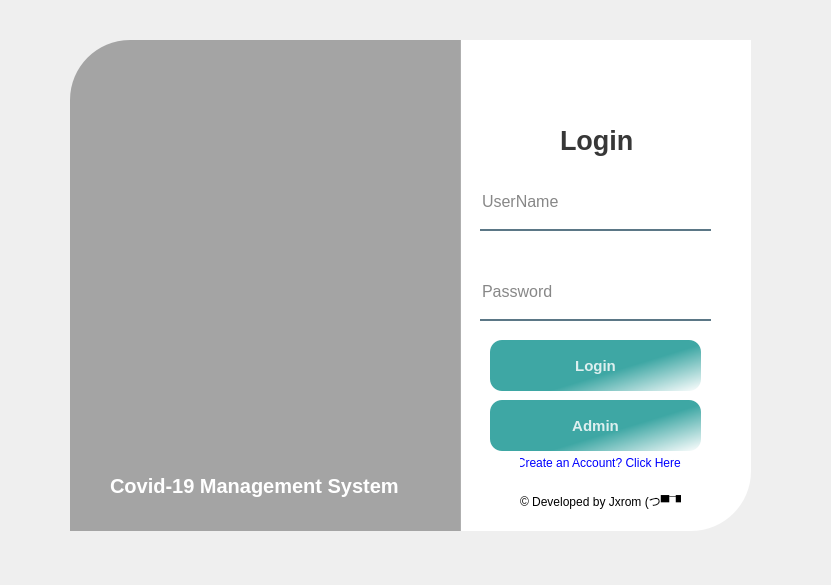
<?xml version="1.0" encoding="UTF-8"?>
<ui version="4.0">
 <class>login_design</class>
 <widget class="QWidget" name="login_design">
  <property name="geometry">
   <rect>
    <x>0</x>
    <y>0</y>
    <width>831</width>
    <height>585</height>
   </rect>
  </property>
  <property name="mouseTracking">
   <bool>false</bool>
  </property>
  <property name="focusPolicy">
   <enum>Qt::NoFocus</enum>
  </property>
  <property name="windowTitle">
   <string>Login Screen</string>
  </property>
  <property name="windowIcon">
   <iconset resource="resource.qrc">
    <normaloff>:/images/images/covid19.png</normaloff>:/images/images/covid19.png</iconset>
  </property>
  <widget class="QWidget" name="login_design_widget" native="true">
   <property name="geometry">
    <rect>
     <x>40</x>
     <y>20</y>
     <width>731</width>
     <height>551</height>
    </rect>
   </property>
   <widget class="QLabel" name="label">
    <property name="geometry">
     <rect>
      <x>30</x>
      <y>20</y>
      <width>391</width>
      <height>491</height>
     </rect>
    </property>
    <property name="styleSheet">
     <string notr="true">border-image:url(:/images/images/5403005.jpg);
border-top-left-radius: 60px;</string>
    </property>
    <property name="text">
     <string/>
    </property>
   </widget>
   <widget class="QLabel" name="label_2">
    <property name="geometry">
     <rect>
      <x>30</x>
      <y>20</y>
      <width>391</width>
      <height>491</height>
     </rect>
    </property>
    <property name="styleSheet">
     <string notr="true">background-color: rgba(0, 0, 0, 80);
border-top-left-radius: 60px;</string>
    </property>
    <property name="text">
     <string/>
    </property>
   </widget>
   <widget class="QLabel" name="login_label">
    <property name="geometry">
     <rect>
      <x>520</x>
      <y>100</y>
      <width>91</width>
      <height>41</height>
     </rect>
    </property>
    <property name="font">
     <font>
      <pointsize>20</pointsize>
      <weight>75</weight>
      <bold>true</bold>
     </font>
    </property>
    <property name="styleSheet">
     <string notr="true">color: rgba(0, 0, 0, 200)</string>
    </property>
    <property name="text">
     <string>Login</string>
    </property>
    <property name="textInteractionFlags">
     <set>Qt::LinksAccessibleByMouse</set>
    </property>
   </widget>
   <widget class="QLineEdit" name="UserName_LineEdit">
    <property name="geometry">
     <rect>
      <x>440</x>
      <y>160</y>
      <width>231</width>
      <height>51</height>
     </rect>
    </property>
    <property name="font">
     <font>
      <pointsize>12</pointsize>
     </font>
    </property>
    <property name="styleSheet">
     <string notr="true">background-color: rgba(0, 0, 0, 0);
border: none;
border-bottom: 2px solid rgba(46, 82, 101, 200);
color: rgba(0, 0, 0, 240);
padding-bottom: 7px;</string>
    </property>
    <property name="placeholderText">
     <string>UserName</string>
    </property>
   </widget>
   <widget class="QLineEdit" name="Password_LineEdit">
    <property name="geometry">
     <rect>
      <x>440</x>
      <y>250</y>
      <width>231</width>
      <height>51</height>
     </rect>
    </property>
    <property name="font">
     <font>
      <pointsize>12</pointsize>
     </font>
    </property>
    <property name="styleSheet">
     <string notr="true">background-color: rgba(0, 0, 0, 0);
border: none;
border-bottom: 2px solid rgba(46, 82, 101, 200);
color: rgba(0, 0, 0, 240);
padding-bottom: 7px;</string>
    </property>
    <property name="echoMode">
     <enum>QLineEdit::Password</enum>
    </property>
    <property name="placeholderText">
     <string>Password</string>
    </property>
   </widget>
   <widget class="QPushButton" name="Login_PushButton">
    <property name="geometry">
     <rect>
      <x>450</x>
      <y>320</y>
      <width>211</width>
      <height>51</height>
     </rect>
    </property>
    <property name="font">
     <font>
      <pointsize>11</pointsize>
      <weight>75</weight>
      <bold>true</bold>
     </font>
    </property>
    <property name="mouseTracking">
     <bool>true</bool>
    </property>
    <property name="styleSheet">
     <string notr="true">QPushButton {
	background-color: qlineargradient(spread:pad, x1:0.119, y1:0.307, x2:1, y2:1, stop:0.494318 rgba(62, 167, 164, 255), stop:1 rgba(255, 255, 255, 255));
	
	color: rgba(255, 255, 255, 210);
	border-radius: 12px;
}

QPushButton:hover {
	background-color: qlineargradient(spread:pad, x1:0.534, y1:0.613636, x2:1, y2:1, stop:0 rgba(96, 178, 189, 246), stop:1 rgba(255, 255, 255, 255));
}
QPushButton:pressed {
	padding-left: 5px;
	padding-top: 5px;
	background-color: qlineargradient(spread:pad, x1:0.534, y1:0.613636, x2:1, y2:1, stop:0 rgba(96, 178, 189, 246), stop:1 rgba(255, 255, 255, 255));
}</string>
    </property>
    <property name="text">
     <string>Login</string>
    </property>
    <property name="autoDefault">
     <bool>false</bool>
    </property>
    <property name="default">
     <bool>false</bool>
    </property>
   </widget>
   <widget class="QLabel" name="label_3">
    <property name="geometry">
     <rect>
      <x>420</x>
      <y>20</y>
      <width>291</width>
      <height>491</height>
     </rect>
    </property>
    <property name="styleSheet">
     <string notr="true">background-color: rgb(255, 255, 255);
border-bottom-right-radius: 60px;</string>
    </property>
    <property name="text">
     <string/>
    </property>
   </widget>
   <widget class="QPushButton" name="Admin_PushButton">
    <property name="geometry">
     <rect>
      <x>450</x>
      <y>380</y>
      <width>211</width>
      <height>51</height>
     </rect>
    </property>
    <property name="font">
     <font>
      <pointsize>11</pointsize>
      <weight>75</weight>
      <bold>true</bold>
     </font>
    </property>
    <property name="mouseTracking">
     <bool>true</bool>
    </property>
    <property name="styleSheet">
     <string notr="true">QPushButton {
	background-color: qlineargradient(spread:pad, x1:0.119, y1:0.307, x2:1, y2:1, stop:0.494318 rgba(62, 167, 164, 255), stop:1 rgba(255, 255, 255, 255));
	
	color: rgba(255, 255, 255, 210);
	border-radius: 12px;
}

QPushButton:hover {
	background-color: qlineargradient(spread:pad, x1:0.534, y1:0.613636, x2:1, y2:1, stop:0 rgba(96, 178, 189, 246), stop:1 rgba(255, 255, 255, 255));
}
QPushButton:pressed {
	padding-left: 5px;
	padding-top: 5px;
	background-color: qlineargradient(spread:pad, x1:0.534, y1:0.613636, x2:1, y2:1, stop:0 rgba(96, 178, 189, 246), stop:1 rgba(255, 255, 255, 255));
}</string>
    </property>
    <property name="text">
     <string>Admin</string>
    </property>
    <property name="autoDefault">
     <bool>false</bool>
    </property>
    <property name="default">
     <bool>false</bool>
    </property>
   </widget>
   <widget class="QLabel" name="Developedby_Label">
    <property name="geometry">
     <rect>
      <x>480</x>
      <y>470</y>
      <width>161</width>
      <height>21</height>
     </rect>
    </property>
    <property name="text">
     <string>© Developed by Jxrom (つ▀¯▀)つ</string>
    </property>
   </widget>
   <widget class="QLabel" name="label_6">
    <property name="geometry">
     <rect>
      <x>70</x>
      <y>450</y>
      <width>311</width>
      <height>31</height>
     </rect>
    </property>
    <property name="font">
     <font>
      <pointsize>15</pointsize>
      <weight>75</weight>
      <bold>true</bold>
     </font>
    </property>
    <property name="styleSheet">
     <string notr="true">color: rgb(255, 255, 255)</string>
    </property>
    <property name="text">
     <string>Covid-19 Management System</string>
    </property>
   </widget>
   <widget class="QPushButton" name="Create_Button">
    <property name="geometry">
     <rect>
      <x>480</x>
      <y>433</y>
      <width>161</width>
      <height>20</height>
     </rect>
    </property>
    <property name="styleSheet">
     <string notr="true">color: rgb(0, 0, 255);
background-color: rgb(255, 255, 255);
border-radius: 1px;</string>
    </property>
    <property name="text">
     <string>Create an Account? Click Here!</string>
    </property>
   </widget>
   <zorder>label_3</zorder>
   <zorder>label</zorder>
   <zorder>label_2</zorder>
   <zorder>login_label</zorder>
   <zorder>UserName_LineEdit</zorder>
   <zorder>Password_LineEdit</zorder>
   <zorder>Login_PushButton</zorder>
   <zorder>Admin_PushButton</zorder>
   <zorder>Developedby_Label</zorder>
   <zorder>label_6</zorder>
   <zorder>Create_Button</zorder>
  </widget>
 </widget>
 <resources>
  <include location="resource.qrc"/>
 </resources>
 <connections/>
</ui>
